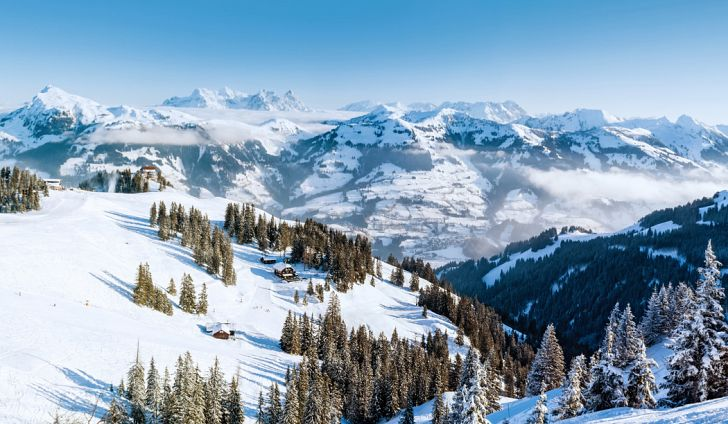
#> input picture pencil_sketch/picture.jpg, 728 x 424 px
$ python sketch_it.py
#> lines starting #> are read from the running program, lines starting #| are printed output that depends on the picture
# LINK: http://www.askaswiss.com/2016/01/how-to-create-pencil-sketch-opencv-python.html
import cv2
import numpy as np


def dodgeV2(image, mask):
    return cv2.divide(image, 255-mask, scale=256)


def burnV2(image, mask):
    return 255 - cv2.divide(255-image, 255-mask, scale=256)


image = cv2.imread("picture.jpg")
#> image is the input picture: shape (424, 728, 3); mean B, G, R 182.5, 161.4, 136.1
gray_image = cv2.cvtColor(image, cv2.COLOR_BGR2GRAY)
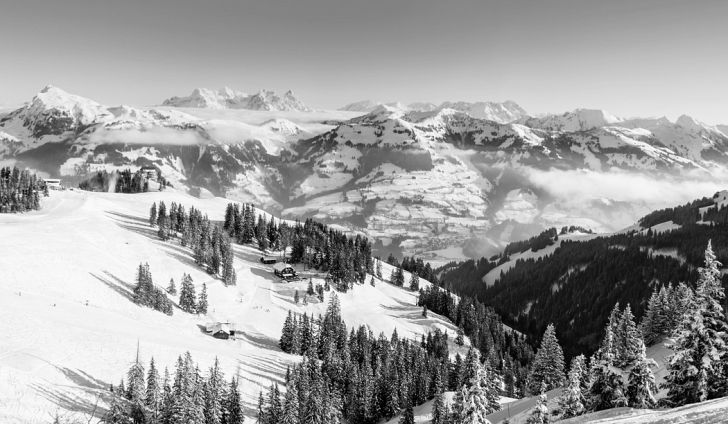
#> gray_image: shape (424, 728); min 0, max 255, mean 156.2
inverted_image = 255 - gray_image
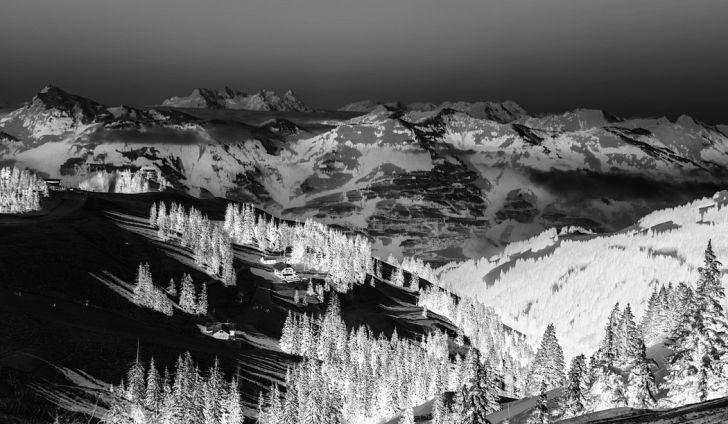
#> inverted_image: shape (424, 728); min 0, max 255, mean 98.8
blur_img = cv2.GaussianBlur(inverted_image, (41, 41), sigmaX=0, sigmaY=0)
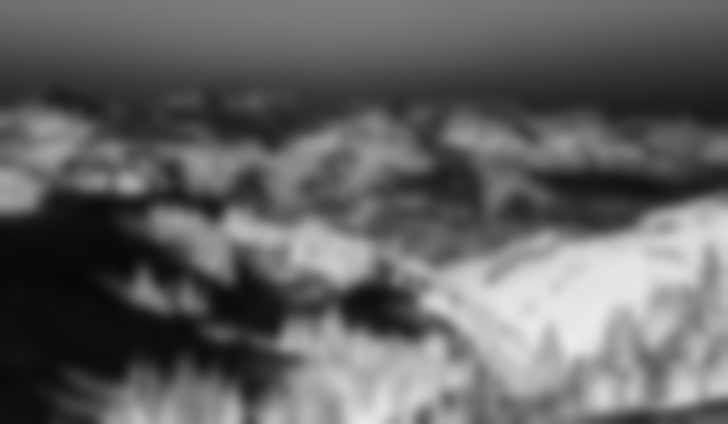
#> blur_img: shape (424, 728); min 8, max 235, mean 98.8
final_image = dodgeV2(blur_img, gray_image)
#> in dodgeV2, `return cv2.divide(image, 255-mask, scale=256)`:
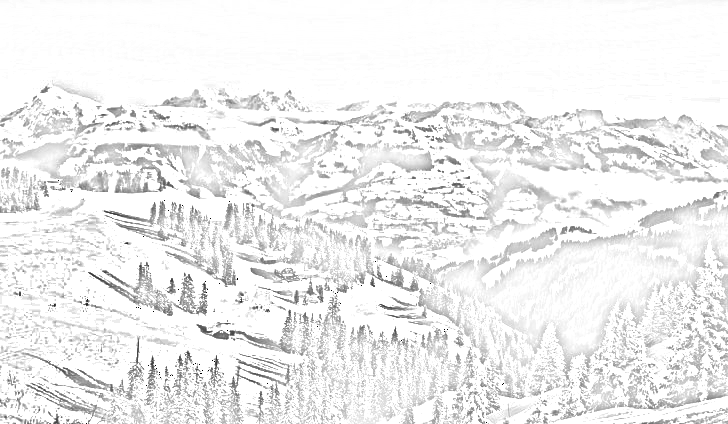
#> returned value: shape (424, 728); min 0, max 255, mean 238.6
img_canvas = cv2.imread("canvas.jpg", cv2.IMREAD_GRAYSCALE)
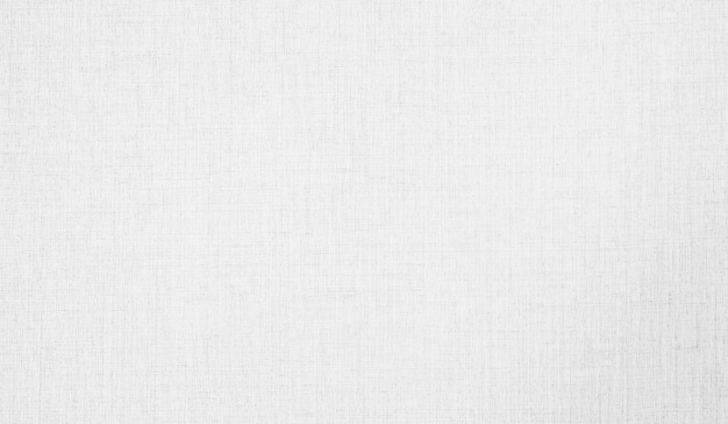
#> input picture pencil_sketch/canvas.jpg, 728 x 424 px
#> img_canvas is the input picture: shape (424, 728); min 198, max 248, mean 235.1
final_image = cv2.multiply(final_image, img_canvas, scale=1/256)
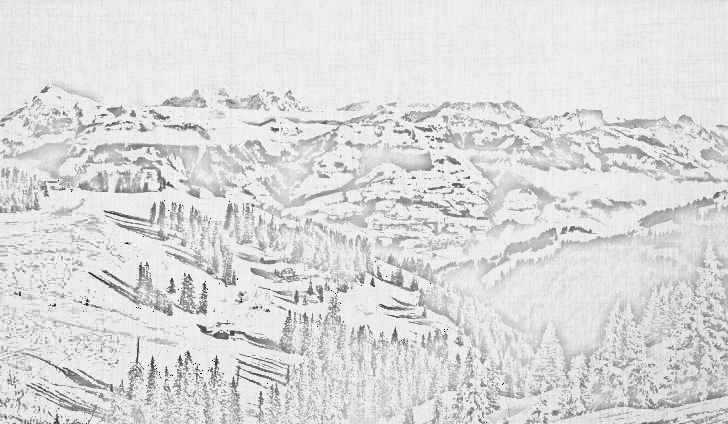
#> final_image: shape (424, 728); min 0, max 247, mean 219

cv2.imshow('Picture', final_image)
cv2.waitKey(0)
cv2.destroyAllWindows()
